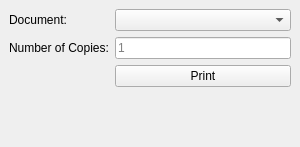
<?xml version="1.0" encoding="UTF-8"?>
<ui version="4.0">
 <class>MainWindow</class>
 <widget class="QMainWindow" name="MainWindow">
  <property name="geometry">
   <rect>
    <x>0</x>
    <y>0</y>
    <width>300</width>
    <height>147</height>
   </rect>
  </property>
  <property name="minimumSize">
   <size>
    <width>300</width>
    <height>147</height>
   </size>
  </property>
  <property name="maximumSize">
   <size>
    <width>300</width>
    <height>147</height>
   </size>
  </property>
  <property name="windowTitle">
   <string>Wanna Play Document Printer</string>
  </property>
  <widget class="QWidget" name="centralwidget">
   <layout class="QGridLayout" name="gridLayout">
    <item row="0" column="0">
     <layout class="QFormLayout" name="formLayout">
      <item row="0" column="0">
       <widget class="QLabel" name="label">
        <property name="text">
         <string>Document:</string>
        </property>
       </widget>
      </item>
      <item row="0" column="1">
       <widget class="QComboBox" name="comboBox">
        <property name="currentIndex">
         <number>-1</number>
        </property>
        <property name="placeholderText">
         <string/>
        </property>
       </widget>
      </item>
      <item row="1" column="0">
       <widget class="QLabel" name="label_2">
        <property name="text">
         <string>Number of Copies:</string>
        </property>
       </widget>
      </item>
      <item row="1" column="1">
       <widget class="QLineEdit" name="lineEdit">
        <property name="inputMask">
         <string>D0</string>
        </property>
        <property name="text">
         <string/>
        </property>
        <property name="maxLength">
         <number>2</number>
        </property>
        <property name="placeholderText">
         <string>1</string>
        </property>
       </widget>
      </item>
      <item row="2" column="1">
       <widget class="QPushButton" name="pushButton">
        <property name="text">
         <string>Print</string>
        </property>
       </widget>
      </item>
     </layout>
    </item>
   </layout>
  </widget>
  <widget class="QMenuBar" name="menubar">
   <property name="geometry">
    <rect>
     <x>0</x>
     <y>0</y>
     <width>300</width>
     <height>21</height>
    </rect>
   </property>
  </widget>
 </widget>
 <resources/>
 <connections/>
</ui>
